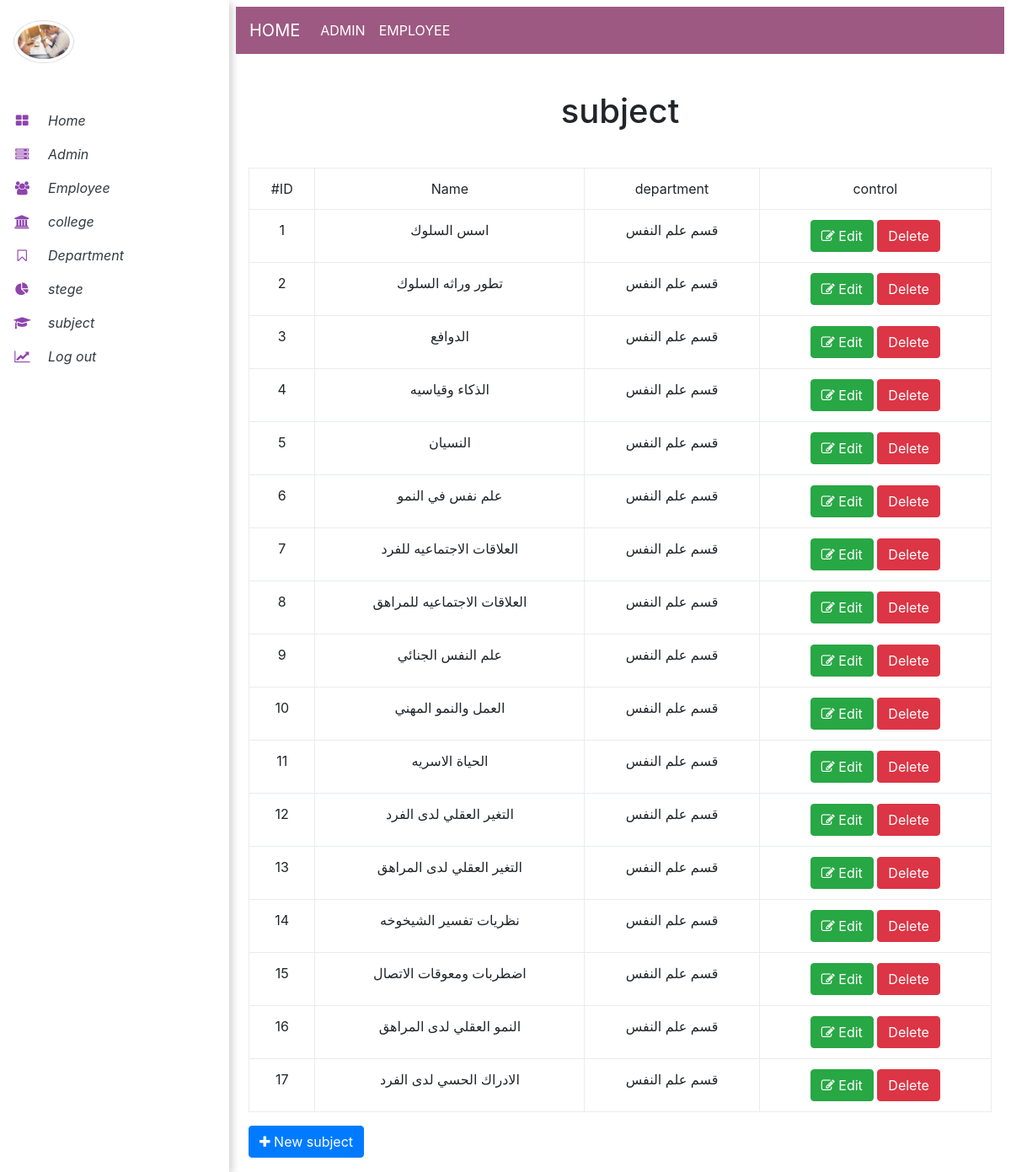
Page /admin/subject.php (signed in) on the committed database.
### tables this page shows
CREATE TABLE `subjects` (
  `id_subject` int(11) NOT NULL,
  `name_subject` varchar(50) NOT NULL,
  `year` date NOT NULL,
  `stage_id` int(11) NOT NULL,
  `dep` int(11) NOT NULL
);

CREATE TABLE `department` (
  `id_department` int(11) NOT NULL,
  `name_department` varchar(100) NOT NULL,
  `description` varchar(225) NOT NULL,
  `id_college` int(11) NOT NULL
);

### admin/subject.php (the view, shortened to what this page needs)
<?php
include 'init.php';
$do = isset($_GET['do']) ? $_GET['do'] : 'Manage';
		if ($do == 'Manage') {
			$query="SELECT subjects.*, department.name_department AS department_name
			FROM subjects
			INNER JOIN department
			 ON department.id_department=subjects.`dep`
	";
			$result=mysqli_query($conn,$query);
			if(mysqli_num_rows($result)>0)
			{
		?>
		<div class="formBox">
		<h1 class="text-center">subject</h1>
		<div class="container">
		<div class="table-responsive">
		<table class="main-table text-center table table-bordered" >
			<tr>
                <td>#ID</td>
                <td>Name</td>
                <td>department</td>
                <td>control</td>
			</tr>
			<?php
			while($row=mysqli_fetch_assoc($result)){
					echo "<tr>";
                        echo "<td>" . $row['id_subject'] . "</td>";
                        echo "<td>" . $row['name_subject'] . "</td>";
                        echo "<td>" . $row['department_name'] . "</td>";
						echo "<td>
							<a href='subject.php?do=Edit&id_subject=".$row['id_subject'] . "' class='btn btn-success' ><i class='fa fa-edit'></i> Edit</a>
							<a href='subject.php?do=Delete&id_subject=" . $row['id_subject'] . "' class='btn btn-danger confirm s><i class='fa fa-close'></i> Delete </a>";
					  echo "</td>";
					 echo "</tr>";
				}
			?>
		</table>
		</div>
		<a href="subject.php?do=Add" class="btn btn-primary">
		<i class="fa fa-plus"></i> New subject
		</a>
		</div>
		<?php
	   } ?>
<?php
     }
    ?>
    <?php
    include $tpl.'footer.php';
    ?>

### admin/includes/templates/header.php (shortened to what this page needs)
<!DOCTYPE html>
<html lang="en">
<head>
    <link rel="stylesheet" href="<?php echo $css ?>bootstrap.min.css">
    <link rel="stylesheet"  href="<?php echo $css ?>font-awesome.min.css">
    <link rel="stylesheet"  href="<?php echo $css ?>main.css">
</head>
<body>

### admin/init.php (shortened to what this page needs)
<?php
    $tpl 	= 'includes/templates/';
	$css 	= 'layout/css/';
	include $tpl . 'header.php';
	if (!isset($noNavbar)) { include $tpl . 'navbar.php'; }

### admin/includes/templates/navbar.php (shortened to what this page needs)
<div class="vertical-nav" id="sidebar">
  <div class="py-4 px-3 mb-4 ">
   <div class="img-card">
<div class="vertical-nav bg-white" id="sidebar">
  <div class="py-4 px-3 mb-4 header" >
    <div class="media d-flex align-items-center"><img src="layout/image/images.jpg" width="30%" alt="..."  class="mr-3 rounded-circle img-thumbnail shadow-sm">
    </div>
  </div>
  <ul class="nav flex-column bg-white mb-0">
    <li class="nav-item">
      <a href="dashboard.php" class="nav-link text-dark font-italic">
                <i class="fa fa-th-large mr-3 text-primary fa-fw"></i>
                Home
            </a>
    </li>
    <li class="nav-item">
      <a href="admin.php" class="nav-link text-dark font-italic">
                <i class="fa fa-server mr-3 text-primary fa-fw"></i>
                Admin
            </a>
    </li>
    <li class="nav-item">
      <a href="employee.php" class="nav-link text-dark font-italic">
                <i class="fa fa-users mr-3 text-primary fa-fw"></i>
                Employee
            </a>
    </li>
  </ul>
  <ul class="nav flex-column bg-white mb-0">
    <li class="nav-item">
      <a href="college.php" class="nav-link text-dark font-italic">
                <i class="fa fa-university mr-3 text-primary fa-fw"></i>
               college
            </a>
    </li>
    <li class="nav-item">
      <a href="department.php" class="nav-link text-dark font-italic">
                <i class="fa fa-bookmark-o mr-3 text-primary fa-fw"></i>
              Department
            </a>
    </li>
    <li class="nav-item">
      <a href="stage.php" class="nav-link text-dark font-italic">
                <i class="fa fa-pie-chart mr-3 text-primary fa-fw"></i>
               stege
            </a>
    </li>
    <li class="nav-item">
      <a href="subject.php" class="nav-link text-dark font-italic">
                <i class="fa fa-graduation-cap mr-3 text-primary fa-fw"></i>
               subject
            </a>
    </li>
    <li class="nav-item">
      <a href="logout.php" class="nav-link text-dark font-italic">
                <i class="fa fa-line-chart mr-3 text-primary fa-fw"></i>
               Log out
            </a>
    </li>
  </ul>
</div>
</div>
</div>
    </div>
<div class="page-content p-5" id="content">
  <nav class="navbar navbar-expand-lg navbar-light bg-light">
  <div class="collapse navbar-collapse" id="navbarTogglerDemo01">
    <a class="navbar-brand" href="dashboard.php">HOME </a>
    <ul class="navbar-nav mr-auto mt-2 mt-lg-0">
      <li class="nav-item active">
        <a class="nav-link" href="admin.php"> ADMIN</a>
      </li>
      <li class="nav-item">
        <a class="nav-link" href="employee.php">EMPLOYEE</a>
      </li>
    </ul>
</nav>

### admin/includes/templates/footer.php (shortened to what this page needs)
</body>
</html>

### admin/layout/css/main.css (style rules this page uses)
body { perspective: 600px; }
.vertical-nav { min-width: 17rem; width: 17rem; height: 100% !important; position: fixed; top: 0; left: 0; box-shadow: 3px 3px 10px rgba(0, 0, 0, 0.1); transition: all 0.4s; }
.vertical-nav .header { background-color: #FFF !important; }
.page-content { width: calc(100% - 17rem); margin-left: 17rem; transition: all 0.4s; }
.fa-fw { width: 1.28571429em; text-align: center; color: #8e44ad !important; }
.p-5 { padding: 0.5rem!important; }
.navbar-light { background-color: #9D5981 !important; color: #FFF !important; }
.navbar-light .navbar-nav .nav-link { color: #FFF !important; }
.navbar-light .navbar-brand { color: #FFF !important; }
.formBox { margin: 1% auto; }
.formBox h1 { margin: 5% auto; }

### rows in the picture
subjects: id_subject "1", name_subject "اسس السلوك", department.name_department "قسم علم النفس"
subjects: id_subject "2", name_subject "تطور وراثه السلوك", department.name_department "قسم علم النفس"
subjects: id_subject "3", name_subject "الدوافع", department.name_department "قسم علم النفس"
subjects: id_subject "4", name_subject "الذكاء وقياسيه", department.name_department "قسم علم النفس"
subjects: id_subject "5", name_subject "النسيان", department.name_department "قسم علم النفس"
subjects: id_subject "6", name_subject "علم نفس في النمو", department.name_department "قسم علم النفس"
subjects: id_subject "7", name_subject "العلاقات الاجتماعيه للفرد", department.name_department "قسم علم النفس"
subjects: id_subject "8", name_subject "العلاقات الاجتماعيه للمراهق", department.name_department "قسم علم النفس"
subjects: id_subject "9", name_subject "علم النفس الجنائي", department.name_department "قسم علم النفس"
subjects: id_subject "10", name_subject "العمل والنمو المهني", department.name_department "قسم علم النفس"
subjects: id_subject "11", name_subject "الحياة الاسريه", department.name_department "قسم علم النفس"
subjects: id_subject "12", name_subject "التغير العقلي لدى الفرد", department.name_department "قسم علم النفس"
subjects: id_subject "13", name_subject "التغير العقلي لدى المراهق", department.name_department "قسم علم النفس"
subjects: id_subject "14", name_subject "نظريات تفسير الشيخوخه", department.name_department "قسم علم النفس"
subjects: id_subject "15", name_subject "اضطربات ومعوقات الاتصال", department.name_department "قسم علم النفس"
subjects: id_subject "16", name_subject "النمو العقلي لدى المراهق", department.name_department "قسم علم النفس"
subjects: id_subject "17", name_subject "الادراك الحسي لدى الفرد", department.name_department "قسم علم النفس"
